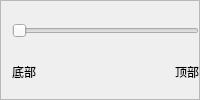
           <widget class="QFrame" name="frame_6">
            <property name="minimumSize">
             <size>
              <width>0</width>
              <height>70</height>
             </size>
            </property>
            <property name="maximumSize">
             <size>
              <width>16777215</width>
              <height>16777215</height>
             </size>
            </property>
            <property name="styleSheet">
             <string notr="true"/>
            </property>
            <property name="frameShape">
             <enum>QFrame::StyledPanel</enum>
            </property>
            <property name="frameShadow">
             <enum>QFrame::Raised</enum>
            </property>
            <layout class="QGridLayout" name="gridLayout_2">
             <property name="topMargin">
              <number>11</number>
             </property>
             <property name="rightMargin">
              <number>0</number>
             </property>
             <property name="bottomMargin">
              <number>0</number>
             </property>
             <property name="horizontalSpacing">
              <number>0</number>
             </property>
             <property name="verticalSpacing">
              <number>8</number>
             </property>
             <item row="1" column="0">
              <widget class="QLabel" name="label_18">
               <property name="minimumSize">
                <size>
                 <width>0</width>
                 <height>25</height>
                </size>
               </property>
               <property name="maximumSize">
                <size>
                 <width>16777215</width>
                 <height>30</height>
                </size>
               </property>
               <property name="styleSheet">
                <string notr="true">font: 25 10pt &quot;Microsoft YaHei UI&quot;;
</string>
               </property>
               <property name="text">
                <string>底部</string>
               </property>
              </widget>
             </item>
             <item row="1" column="1">
              <widget class="QLabel" name="label_17">
               <property name="layoutDirection">
                <enum>Qt::LeftToRight</enum>
               </property>
               <property name="styleSheet">
                <string notr="true">font: 25 10pt &quot;Microsoft YaHei UI&quot;;
</string>
               </property>
               <property name="text">
                <string>顶部</string>
               </property>
               <property name="alignment">
                <set>Qt::AlignRight|Qt::AlignTrailing|Qt::AlignVCenter</set>
               </property>
              </widget>
             </item>
             <item row="0" column="0" colspan="2">
              <widget class="QSlider" name="horizontalSlider_4">
               <property name="orientation">
                <enum>Qt::Horizontal</enum>
               </property>
              </widget>
             </item>
            </layout>
           </widget>
